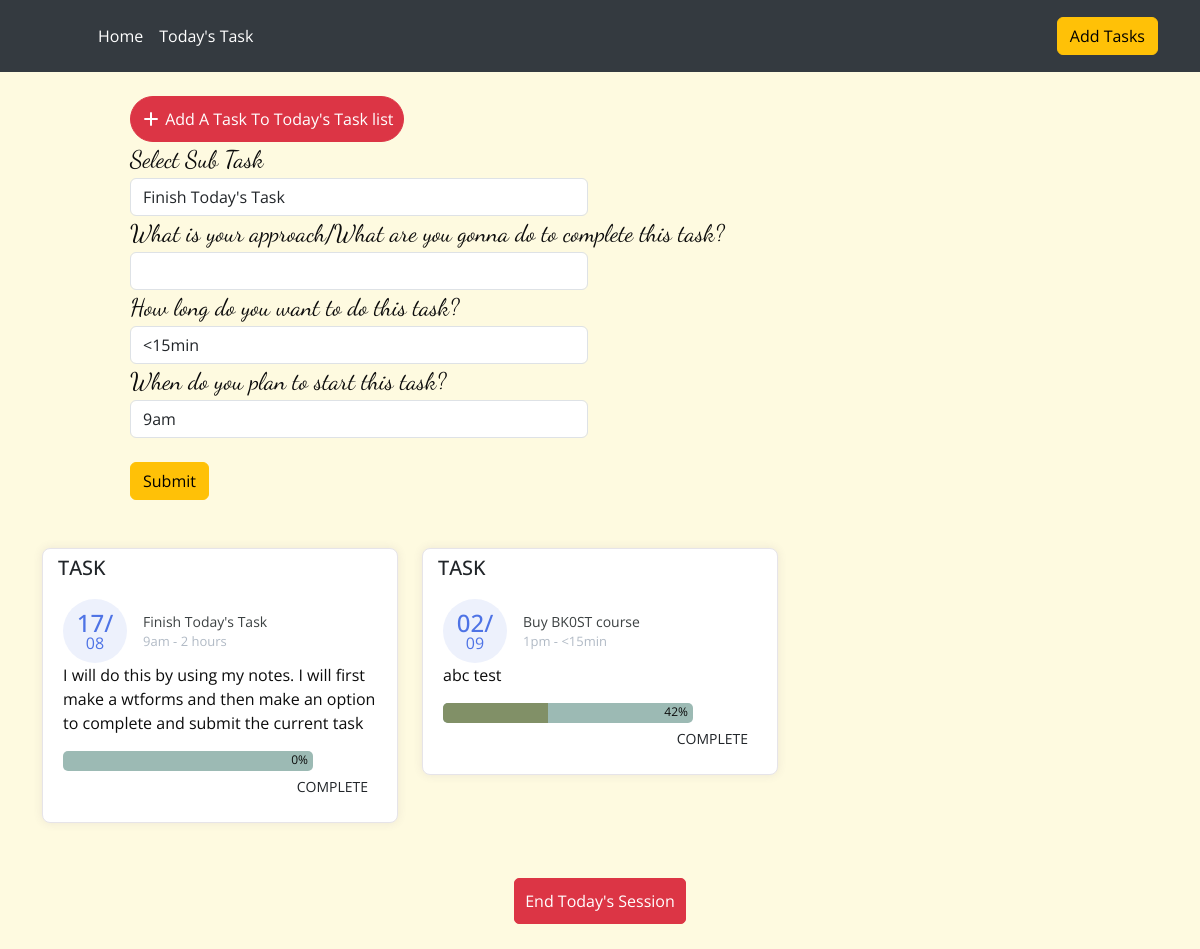
The page /today?choice=form&task_name=Finish+Todo+Website on the database its author committed.
### main.py (models this page shows)
class Task(db.Model):
    id: Mapped[int] = mapped_column(Integer, primary_key=True)
    name: Mapped[str] = mapped_column(String(250), nullable=False, unique=True)
    deadline: Mapped[str] = mapped_column(String(250), nullable=True, unique=False)
    progress_bar: Mapped[int] = mapped_column(Integer, nullable=False, unique=False)
    parent: Mapped[int] = mapped_column(Integer, unique=False)
    description: Mapped[str] = mapped_column(String(2000), nullable=True)
    duration: Mapped[str] = mapped_column(String(250), nullable=True)
    start_time: Mapped[str] = mapped_column(String(250), nullable=True)
    today: Mapped[int] = mapped_column(Integer, nullable=False)

### main.py (the view, shortened to what this page needs)
@app.route("/today", methods=["GET", 'POST'])
def today():
    global list_of_today_task
    choice = request.args.get("choice")
    task = request.args.get("task")
    get_task()
    form = TodayForm(start_time="9am")
    if choice == "form":
        for task_combo in local_task:
            if task_combo["main_task"].name == request.args.get("task_name"):
                templist = [subtask.name for subtask in task_combo['sub_task'] if subtask.progress_bar < 100]
                form.name.choices = templist
    elif choice == 'submit':
        with app.app_context():
            submitted_task = db.session.execute(db.select(Task).where(Task.name == task)).scalar()
            submitted_task.today = 0
            db.session.commit()
    with app.app_context():
        list_of_today_task = db.session.execute(db.select(Task).where(Task.today == 1)).scalars().all()
    return render_template("today.html", choice=choice, main_list=list_of_main_task, form=form, list=list_of_today_task, task=task)

### main.py
class TodayForm(FlaskForm):
    name = SelectField(label='Select Sub Task', choices=[], validate_choice=False)
    description = StringField(label='What is your approach/What are you gonna do to complete this task?')
    duration = SelectField(label='How long do you want to do this task?', choices=time_choice, validate_choice=False)
    start_time = StringField(label='When do you plan to start this task?')
    submit = SubmitField()

### main.py (called while the page is built)
def update_percent():
    for task_combo in local_task:
        if len(task_combo["sub_task"]) != 0:
            medium_percent = 100 / len(task_combo["sub_task"])
            total_percent = 0
            for subtask in task_combo["sub_task"]:
                total_percent = total_percent + subtask.progress_bar*medium_percent/ 100
            with app.app_context():
                main_task_to_update = db.get_or_404(Task, task_combo["main_task"].id)
                main_task_to_update.progress_bar = total_percent
                db.session.commit()

def check_datetoday(input_deadline, choice):
    today = datetime.datetime.today()
    if choice == "date":
        input_datetime = datetime.datetime(input_deadline.year, input_deadline.month, input_deadline.day)
    else:
        input_datetime = datetime.datetime.strptime(input_deadline, "%Y-%m-%d")
    if input_datetime.year == today.year and input_datetime.month == today.month and input_datetime.day == today.day:
        return 0
    if input_datetime > today:
        return 1
    return -1

### templates/today.html (shortened to what this page needs)
<!DOCTYPE html>
<html lang="en">
{% include "header.html" %}
<body>
    <br/>
    <a href="{{ url_for('today', choice='add') }}"><button type="button" class="btn btn-danger add-today-button"><i class="fa-solid fa-plus"></i> Add A Task To Today's Task list</button></a>
    {% if choice == 'form' %}
        <div class="row">
          <div class="col-md-6">
            <div class="form_container left-margin">
              <form method="POST" action="{{ url_for('today', choice='done_form') }}" novalidate>
                <div>
                    {{ form.name.label(class='artistic_font no-new-line') }}
                    {{ form.name(class='form-control') }}
                </div>
                <div>
                  {{ form.description.label(class='artistic_font no-new-line') }}
                  {{ form.description(class='form-control') }}
                </div>
                <div>
                  {{ form.duration.label(class='artistic_font no-new-line') }}
                  {{ form.duration(class='form-control') }}
                </div>
                <div>
                  {{ form.start_time.label(class='artistic_font no-new-line') }}
                  {{ form.start_time(class='form-control') }}
                </div>
                  <br/>
                <div>
                  {{ form.submit(class="btn btn-warning") }}
                </div>
              </form>
            </div>
          </div>
        </div>
    {% endif %}
    <br/><br/>
    <div class="container">
        <div class="row">
            {% for task in list: %}
                <div class="col-lg-4">
                    <div class="meeting-card-wrapper">
                        <div class="meeting-card meeting-card-margin">
                            <div class="meeting-card-header no-border">
                                <h5 class="meeting-card-title">TASK</h5>
                            </div>
                            <div class="meeting-card-body pt-0">
                                <div class="widget-49">
                                    <div class="widget-49-title-wrapper">
                                        <div class="widget-49-date-primary">
                                            <span class="widget-49-date-day">{{ task['deadline'].split('-')[-1] }}/</span>
                                            <span class="widget-49-date-month">{{ task['deadline'].split('-')[-2] }}</span>
                                        </div>
                                        <div class="widget-49-meeting-info">
                                            <span class="widget-49-pro-title">{{ task['name'] }}</span>
                                            <span class="widget-49-meeting-time">{{ task['start_time'] }} - {{ task['duration'] }}</span>
                                        </div>
                                    </div>
                                    <p>{{ task['description'] }}</p>
                                    <div class="progress">
                                        <div class="progress__fill" style="width: {{ task['progress_bar'] }}%;"></div>
                                        <span class="progress__text">{{ task['progress_bar']}}%</span>
                                    </div>
                                    {% if choice == 'end' or choice == 'increase' or choice == 'decrease' %}
                                        <div class="increase-font widget-49-meeting-action">
                                            <a href="{{ url_for('today', choice='increasing', task=task['name']) }}" class="increase-font btn btn-sm btn-flash-border-primary">Increase</a>
                                        </div>
                                        <div class="increase-font widget-49-meeting-action">
                                            <a href="{{ url_for('today', choice='decreasing', task=task['name']) }}" class="increase-font btn btn-sm btn-flash-border-primary">Decrease</a>
                                        </div>
                                        <div class="increase-font widget-49-meeting-action">
                                            <a href="{{ url_for('edit', choice='custom', task=task['id']) }}" class="increase-font btn btn-sm btn-flash-border-primary">Custom</a>
                                        </div>
                                        <div class="widget-49-meeting-action">
                                            <a href="{{ url_for('today', choice='submit', task=task['name']) }}" class="btn btn-sm btn-flash-border-primary"><button type="button" class="btn btn-success">Submit</button></a>
                                        </div>
                                    {% else %}
                                    <div class="widget-49-meeting-action">
                                        <a href="{{ url_for('today', choice='finish1', task=task['name']) }}" class="btn btn-sm btn-flash-border-primary">Complete</a>
                                    </div>
                                    {% endif %}
                                </div>
                            </div>
                        </div>
                    </div>
                </div>
            {% endfor %}
        </div>
    </div>
    <div class="middle">
        <br/><br/><br/><br/>
        <a href="{{ url_for('today', choice='end') }}"><button type="button" class="btn btn-danger end-today-session"></i>End Today's Session</button></a>
    </div>
</body>
</html>

### static/style.css (style rules this page uses)
body { font-family: "Open Sans", sans-serif; color: #0c0c0c; background-color: #FEFAE0; overflow-x: hidden; }
a, a:hover, a:focus { text-decoration: none; }
.btn, .btn:focus { outline: none !important; -webkit-box-shadow: none; box-shadow: none; }
.progress { position: relative; width: 250px; height: 20px; background: #9cbab4; border-radius: 5px; overflow: hidden; }
.progress__fill { width: 0%; height: 100; background: #819067; }
.progress__text { position: absolute; top: 0; right: 5px; transform: translateY(0%); }
.middle { display:flex; justify-content: center; align-items: center; }
.artistic_font { font-family: 'Dancing Script', cursive; font-size: 1.5rem; }
.no-new-line { white-space: nowrap; }
.add-today-button { margin-left: 130px; padding: 10px; border-radius: 25px; }
.end-today-session { padding: 10px; border-radius: 5px; }
.left-margin { margin-left: 130px; }
.meeting-card-wrapper .meeting-card-margin { margin-bottom: 1.875rem; }
.meeting-card-wrapper .meeting-card { border: 0; box-shadow: 0px 0px 10px 0px rgba(82, 63, 105, 0.1); -webkit-box-shadow: 0px 0px 10px 0px rgba(82, 63, 105, 0.1); -moz-box-shadow: 0px 0px 10px 0px rgba(82, 63, 105, 0.1); -ms-box-shadow: 0px 0px 10px 0px rgba(82, 63, 105, 0.1); position: relative; display: flex; flex-direction: column; min-width: 0; word-wrap: break-word; background-color: #ffffff; background-clip: border-box; border: 1px solid #e6e4e9; border-radius: 8px; }
.meeting-card-wrapper .meeting-card .meeting-card-header.no-border { border: 0; }
.meeting-card-wrapper .meeting-card .meeting-card-header { background: none; padding: 0 0.9375rem; font-weight: 500; display: flex; align-items: center; min-height: 50px; border-radius: calc(8px - 1px) calc(8px - 1px) 0 0; }
.meeting-card-wrapper .meeting-card .meeting-card-body { flex: 1 1 auto; padding: 1.25rem; }
.meeting-card-wrapper .meeting-card .meeting-card-body.pt-0 { padding-top: 0; }
.meeting-card-wrapper .meeting-card .meeting-card-title { margin-bottom: 0.75rem; color: #212529; font-size: 1.25rem; font-weight: 500; }
.meeting-card-wrapper .widget-49 .widget-49-title-wrapper { display: flex; align-items: center; }
.meeting-card-wrapper .widget-49 .widget-49-title-wrapper .widget-49-date-primary { display: flex; align-items: center; justify-content: center; flex-direction: column; background-color: #edf1fc; width: 4rem; height: 4rem; border-radius: 50%; }
.meeting-card-wrapper .widget-49 .widget-49-title-wrapper .widget-49-date-primary .widget-49-date-day { color: #4e73e5; font-weight: 500; font-size: 1.5rem; line-height: 1; }
.meeting-card-wrapper .widget-49 .widget-49-title-wrapper .widget-49-date-primary .widget-49-date-month { color: #4e73e5; line-height: 1; font-size: 1rem; text-transform: uppercase; }
.meeting-card-wrapper .widget-49 .widget-49-title-wrapper .widget-49-meeting-info { display: flex; flex-direction: column; margin-left: 1rem; }
.meeting-card-wrapper .widget-49 .widget-49-title-wrapper .widget-49-meeting-info .widget-49-pro-title { color: #3c4142; font-size: 14px; }
.meeting-card-wrapper .widget-49 .widget-49-title-wrapper .widget-49-meeting-info .widget-49-meeting-time { color: #B1BAC5; font-size: 13px; }
.meeting-card-wrapper .widget-49 .widget-49-meeting-action { text-align: right; }
.meeting-card-wrapper .widget-49 .widget-49-meeting-action a { text-transform: uppercase; }

### rows shown on the page
Task: deadline "17", deadline "08", name "Finish Today's Task", start_time "9am", duration "2 hours", description "I will do this by using my notes. I will first make a wtforms and then make an option to complete and submit the current task", progress_bar "0"
Task: deadline "02", deadline "09", name "Buy BK0ST course", start_time "1pm", duration "<15min", description "abc test", progress_bar "42"
